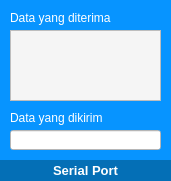
   <widget class="QWidget" name="widget_11" native="true">
    <property name="geometry">
     <rect>
      <x>1099</x>
      <y>90</y>
      <width>171</width>
      <height>181</height>
     </rect>
    </property>
    <property name="styleSheet">
     <string notr="true">background-color: rgb(7, 148, 255);
color: rgb(255, 255, 255);</string>
    </property>
    <widget class="QLabel" name="label_47">
     <property name="geometry">
      <rect>
       <x>0</x>
       <y>160</y>
       <width>171</width>
       <height>21</height>
      </rect>
     </property>
     <property name="font">
      <font>
       <family>MS Shell Dlg 2</family>
       <pointsize>10</pointsize>
       <weight>75</weight>
       <bold>true</bold>
      </font>
     </property>
     <property name="autoFillBackground">
      <bool>false</bool>
     </property>
     <property name="styleSheet">
      <string notr="true">color: rgb(255, 255, 255);
background-color: rgb(4, 111, 182);</string>
     </property>
     <property name="text">
      <string>Serial Port</string>
     </property>
     <property name="alignment">
      <set>Qt::AlignCenter</set>
     </property>
    </widget>
    <widget class="QLabel" name="label_9">
     <property name="geometry">
      <rect>
       <x>10</x>
       <y>10</y>
       <width>121</width>
       <height>16</height>
      </rect>
     </property>
     <property name="text">
      <string>Data yang diterima</string>
     </property>
    </widget>
    <widget class="QLabel" name="label_10">
     <property name="geometry">
      <rect>
       <x>10</x>
       <y>110</y>
       <width>111</width>
       <height>16</height>
      </rect>
     </property>
     <property name="text">
      <string>Data yang dikirim</string>
     </property>
    </widget>
    <widget class="QLineEdit" name="kirim">
     <property name="geometry">
      <rect>
       <x>10</x>
       <y>130</y>
       <width>151</width>
       <height>20</height>
      </rect>
     </property>
     <property name="styleSheet">
      <string notr="true">background-color: rgb(255, 255, 255);
color: rgb(0, 0, 0);</string>
     </property>
    </widget>
    <widget class="QPlainTextEdit" name="terima">
     <property name="geometry">
      <rect>
       <x>10</x>
       <y>30</y>
       <width>151</width>
       <height>71</height>
      </rect>
     </property>
     <property name="styleSheet">
      <string notr="true">background-color: rgb(245, 245, 245);
color: rgb(0, 0, 0);</string>
     </property>
    </widget>
   </widget>
